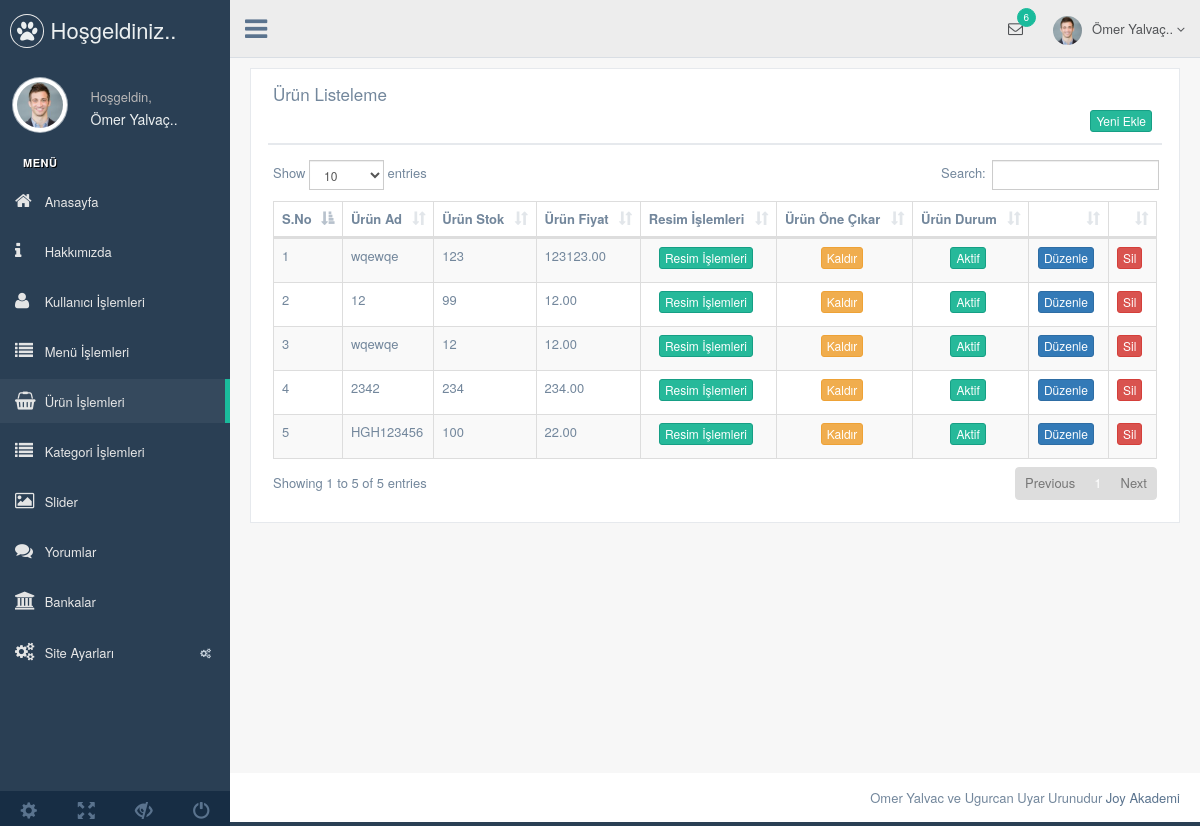
The page /admin/production/urun.php (signed in) on the database its author committed.
### tables this page shows
CREATE TABLE `kullanici` (
  `kullanici_id` int(11) NOT NULL,
  `kullanici_zaman` datetime NOT NULL DEFAULT CURRENT_TIMESTAMP,
  `kullanici_resim` varchar(250) NOT NULL,
  `kullanici_tc` varchar(50) NOT NULL,
  `kullanici_ad` varchar(50) NOT NULL,
  `kullanici_mail` varchar(100) NOT NULL,
  `kullanici_gsm` varchar(50) NOT NULL,
  `kullanici_password` varchar(50) NOT NULL,
  `kullanici_adsoyad` varchar(50) NOT NULL,
  `kullanici_adres` varchar(250) NOT NULL,
  `kullanici_il` varchar(100) NOT NULL,
  `kullanici_ilce` varchar(100) NOT NULL,
  `kullanici_unvan` varchar(100) NOT NULL,
  `kullanici_yetki` varchar(50) NOT NULL,
  `kullanici_durum` int(1) NOT NULL DEFAULT '1'
);

CREATE TABLE `urun` (
  `urun_id` int(11) NOT NULL,
  `kategori_id` int(11) NOT NULL,
  `urun_zaman` datetime NOT NULL DEFAULT CURRENT_TIMESTAMP,
  `urun_ad` varchar(250) NOT NULL,
  `urun_seourl` varchar(250) NOT NULL,
  `urun_detay` text NOT NULL,
  `urun_fiyat` float(9,2) NOT NULL,
  `urun_video` varchar(50) NOT NULL,
  `urun_keyword` varchar(250) NOT NULL,
  `urun_stok` int(11) NOT NULL,
  `urun_durum` enum('0','1') NOT NULL DEFAULT '1',
  `urun_onecikar` enum('0','1') NOT NULL DEFAULT '0'
);

### admin/production/urun.php (the view, shortened to what this page needs)
<?php
include 'header.php';
$urunsor=$db->prepare("SELECT * FROM urun order by urun_id DESC");
$urunsor->execute();
?>
<div class="right_col" role="main">
  <div class="">
    <div class="row">
      <div class="col-md-12 col-sm-12 col-xs-12">
        <div class="x_panel">
          <div class="x_title">
            <h2>Ürün Listeleme </h2>
            <div class="clearfix"></div>
            <div align="right">
              <a href="urun-ekle.php"><button class="btn btn-success btn-xs"> Yeni Ekle</button></a>
            </div>
          </div>
          <div class="x_content">
            <table id="datatable-responsive" class="table table-striped table-bordered dt-responsive nowrap" cellspacing="0" width="100%">
              <thead>
                <tr>
                  <th>S.No</th>
                  <th>Ürün Ad</th>
                  <th>Ürün Stok</th>
                  <th>Ürün Fiyat</th>
                  <th>Resim İşlemleri</th>
                  <th>Ürün Öne Çıkar</th>
                  <th>Ürün Durum</th>
                  <th></th>
                  <th></th>
                </tr>
              </thead>
              <tbody>
                <?php
                $say=0;
                while($uruncek=$urunsor->fetch(PDO::FETCH_ASSOC)) { $say++?>
                <tr>
                 <td width="20"><?php echo $say ?></td>
                 <td><?php echo $uruncek['urun_ad'] ?></td>
                 <td><?php echo $uruncek['urun_stok'] ?></td>
                 <td><?php echo $uruncek['urun_fiyat'] ?></td>
                 <td><center><a href="urun-galeri.php?urun_id=<?php echo $uruncek['urun_id'] ?>"> <button class="btn btn-success btn-xs"> Resim İşlemleri </button> </a> </td>
                 <td><center><?php
                  if ($uruncek['urun_onecikar']==0) {?>
                  <a href="../netting/islem.php?urun_id=<?php echo $uruncek['urun_id'] ?>&urun_one=1&urun_onecikar=ok"><button class="btn btn-success btn-xs">Ön Çıkar</button></a>
                  <?php } elseif ($uruncek['urun_onecikar']==1) {?>
                  <a href="../netting/islem.php?urun_id=<?php echo $uruncek['urun_id'] ?>&urun_one=0&urun_onecikar=ok"><button class="btn btn-warning btn-xs">Kaldır</button></a>
                     <?php } ?>
                     </center></td>
                 <td><center><?php
                  if ($uruncek['urun_durum']==1) {?>
                  <button class="btn btn-success btn-xs">Aktif</button>
                <?php } else {?>
                <button class="btn btn-danger btn-xs">Pasif</button>
                <?php } ?>
              </center>
            </td>
            <td><center><a href="urun-duzenle.php?urun_id=<?php echo $uruncek['urun_id']; ?>"><button class="btn btn-primary btn-xs">Düzenle</button></a></center></td>
            <td><center><a href="../netting/islem.php?urun_id=<?php echo $uruncek['urun_id']; ?>&urunsil=ok"><button class="btn btn-danger btn-xs">Sil</button></a></center></td>
          </tr>
          <?php  }
          ?>
        </tbody>
      </table>
    </div>
  </div>
</div>
</div>
</div>
</div>
<?php include 'footer.php'; ?>

### admin/production/header.php (shortened to what this page needs)
<?php
include '../netting/baglam.php';
$kullanicisor=$db->prepare("SELECT * FROM kullanici where kullanici_mail=:mail");
$kullanicisor->execute(array(
  'mail' => $_SESSION['kullanici_mail']
));
$kullanicicek=$kullanicisor->fetch(PDO::FETCH_ASSOC);
?>
<!DOCTYPE html>
<html lang="en">
  <head>
    <link href="../vendors/bootstrap/dist/css/bootstrap.min.css" rel="stylesheet">
    <link href="../vendors/font-awesome/css/font-awesome.min.css" rel="stylesheet">
    <link href="../vendors/nprogress/nprogress.css" rel="stylesheet">
    <link href="../vendors/iCheck/skins/flat/green.css" rel="stylesheet">
    <link href="../vendors/datatables.net-bs/css/dataTables.bootstrap.min.css" rel="stylesheet">
    <link href="../vendors/datatables.net-buttons-bs/css/buttons.bootstrap.min.css" rel="stylesheet">
    <link href="../vendors/datatables.net-fixedheader-bs/css/fixedHeader.bootstrap.min.css" rel="stylesheet">
    <link href="../vendors/datatables.net-responsive-bs/css/responsive.bootstrap.min.css" rel="stylesheet">
    <link href="../vendors/datatables.net-scroller-bs/css/scroller.bootstrap.min.css" rel="stylesheet">
    <link href="../vendors/dropzone/dist/min/dropzone.min.css" rel="stylesheet">
    <link href="../build/css/custom.min.css" rel="stylesheet">
  </head>
  <body class="nav-md">
    <div class="container body">
      <div class="main_container">
        <div class="col-md-3 left_col">
          <div class="left_col scroll-view">
            <div class="navbar nav_title" style="border: 0;">
              <a href="index.html" class="site_title"><i class="fa fa-paw"></i> <span>Hoşgeldiniz..</span></a>
            </div>
            <div class="profile clearfix">
              <div class="profile_pic">
                <img src="images/img.jpg" alt="..." class="img-circle profile_img">
              </div>
              <div class="profile_info">
                <span>Hoşgeldin,</span>
                <h2><?php echo $kullanicicek['kullanici_adsoyad']; ?></h2>
              </div>
            </div>
            <br />
            <div id="sidebar-menu" class="main_menu_side hidden-print main_menu">
              <div class="menu_section">
                <h3>Menü</h3>
                <ul class="nav side-menu">
                <li><a href="index.php"><i class="fa fa-home"></i> Anasayfa </a></li>
                <li><a href="hakkimizda.php"><i class="fa fa-info"></i> Hakkımızda </a></li>
                <li><a href="kullanici.php"><i class="fa fa-user"></i> Kullanıcı İşlemleri </a></li>
                <li><a href="menu.php"><i class="fa fa-list"></i> Menü İşlemleri </a></li>
                <li><a href="urun.php"><i class="fa fa-shopping-basket"></i> Ürün İşlemleri </a></li>
                <li><a href="kategori.php"><i class="fa fa-list"></i> Kategori İşlemleri </a></li>
                <li><a href="slider.php"><i class="fa fa-image"></i> Slider </a></li>
                <li><a href="yorum.php"><i class="fa fa-comments"></i> Yorumlar </a></li>
                <li><a href="banka.php"><i class="fa fa-bank"></i> Bankalar </a></li>
                  <li><a><i class="fa fa-cogs"></i> Site Ayarları <span class="fa fa-cogs"></span></a>
                  </li>
                </ul>
              </div>
            </div>
            <div class="sidebar-footer hidden-small">
              <a data-toggle="tooltip" data-placement="top" title="Settings">
                <span class="glyphicon glyphicon-cog" aria-hidden="true"></span>
              </a>
              <a data-toggle="tooltip" data-placement="top" title="FullScreen">
                <span class="glyphicon glyphicon-fullscreen" aria-hidden="true"></span>
              </a>
              <a data-toggle="tooltip" data-placement="top" title="Lock">
                <span class="glyphicon glyphicon-eye-close" aria-hidden="true"></span>
              </a>
              <a data-toggle="tooltip" data-placement="top" title="Logout">
                <span class="glyphicon glyphicon-off" aria-hidden="true"></span>
              </a>
            </div>
          </div>
        </div>
        <div class="top_nav">
          <div class="nav_menu">
            <nav>
              <div class="nav toggle">
                <a id="menu_toggle"><i class="fa fa-bars"></i></a>
              </div>
              <ul class="nav navbar-nav navbar-right">
                <li class="">
                  <a href="javascript:;" class="user-profile dropdown-toggle" data-toggle="dropdown" aria-expanded="false">
                    <img src="images/img.jpg" alt=""><?php echo $kullanicicek['kullanici_adsoyad']; ?>
                    <span class=" fa fa-angle-down"></span>
                  </a>
                </li>
                <li role="presentation" class="dropdown">
                  <a href="javascript:;" class="dropdown-toggle info-number" data-toggle="dropdown" aria-expanded="false">
                    <i class="fa fa-envelope-o"></i>
                    <span class="badge bg-green">6</span>
                  </a>
                </li>
              </ul>
            </nav>
          </div>
        </div>

### rows shown on the page
kullanici: kullanici_adsoyad "Ömer Yalvaç.."
urun: urun_ad "wqewqe", urun_stok "123", urun_fiyat "123123.00", urun_durum "Aktif"
urun: urun_ad "12", urun_stok "99", urun_fiyat "12.00", urun_durum "Aktif"
urun: urun_ad "wqewqe", urun_stok "12", urun_fiyat "12.00", urun_durum "Aktif"
urun: urun_ad "2342", urun_stok "234", urun_fiyat "234.00", urun_durum "Aktif"
urun: urun_ad "HGH123456", urun_stok "100", urun_fiyat "22.00", urun_durum "Aktif"
